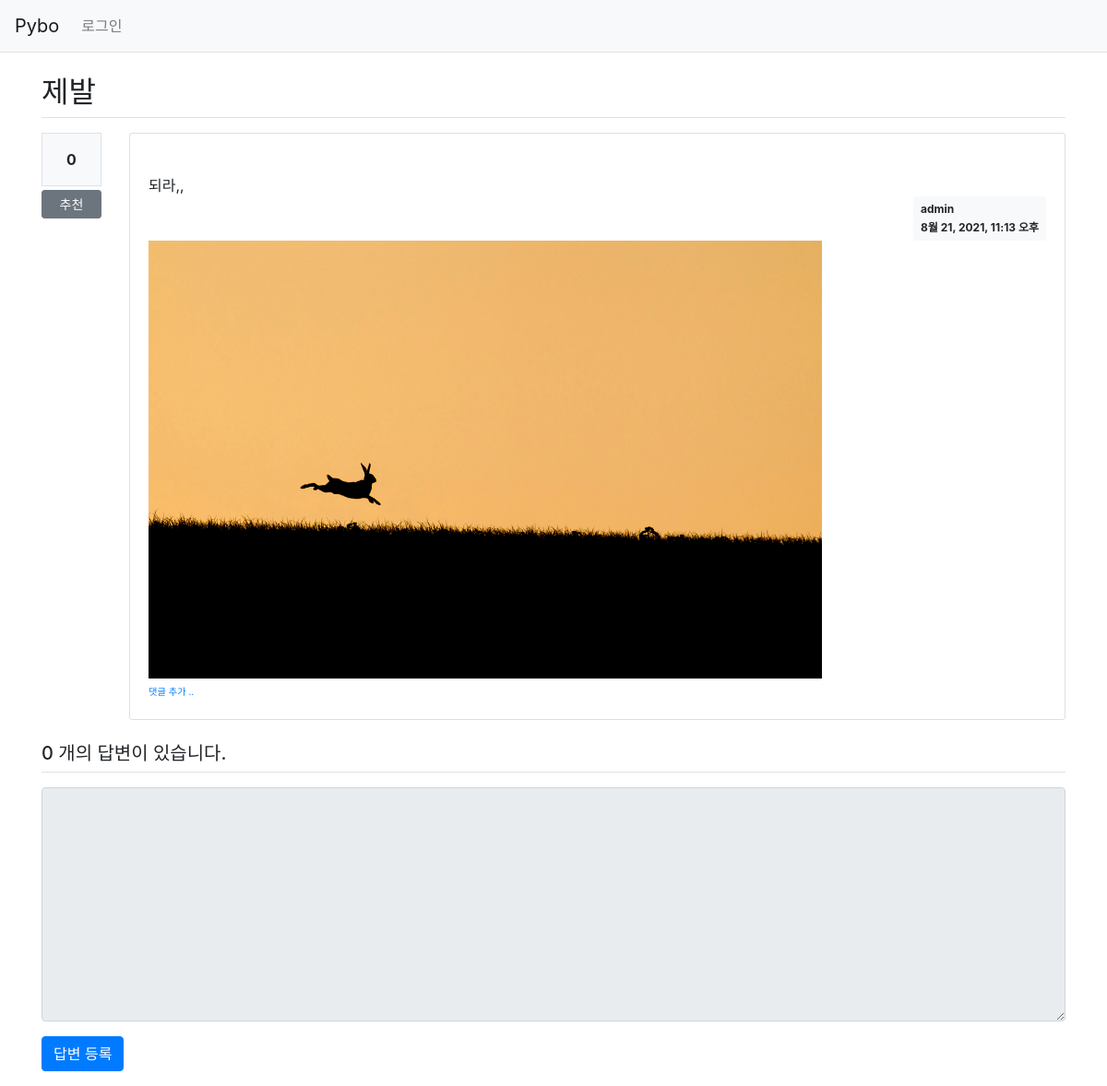
The page /pybo/308/ on the database as committed earlier.
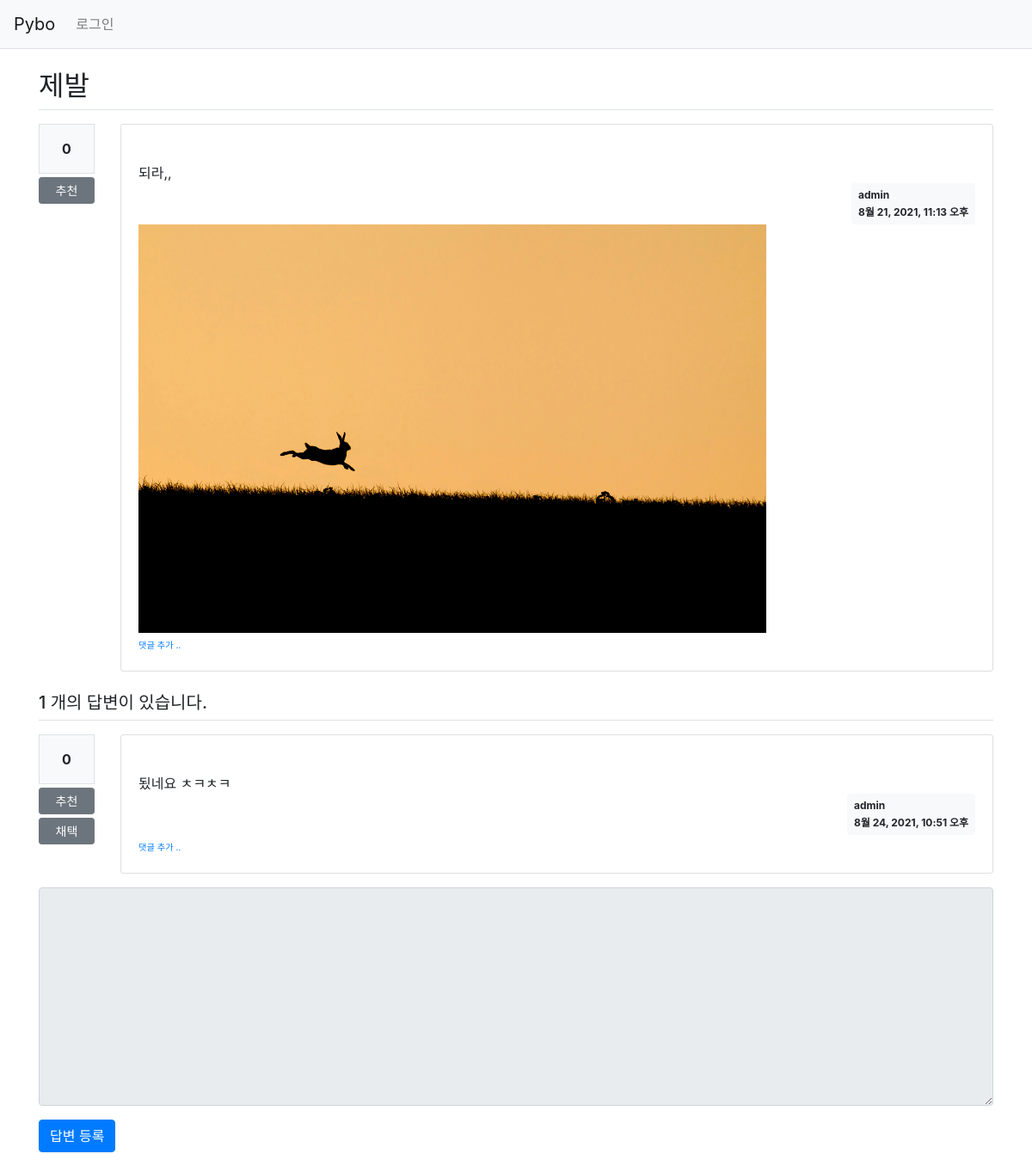
The same page on the database as committed later.
### pybo/models.py (models this page shows, shortened)
class Question(models.Model):
    author = models.ForeignKey(User, on_delete=models.CASCADE, related_name='author_question')
    subject = models.CharField(max_length = 200)
    modify_date = models.DateTimeField(null=True, blank=True)
    content = models.TextField()
    create_date = models.DateTimeField()
    voter = models.ManyToManyField(User, related_name='voter_question')
    image = models.ImageField(blank=True, upload_to='Question_media')

class Answer(models.Model):
    author = models.ForeignKey(User, on_delete=models.CASCADE, related_name='author_answer')
    question = models.ForeignKey(Question, on_delete=models.CASCADE)
    accepted = models.BooleanField(default=False)
    modify_date = models.DateTimeField(null=True, blank=True)
    content = models.TextField()
    create_date = models.DateTimeField()
    voter = models.ManyToManyField(User, related_name='voter_answer')

### pybo/views/base_views.py (the view)
# urls.py: path('<int:question_id>/', base_views.detail, name='detail'),
def detail(request, question_id):
    question = get_object_or_404(Question, pk=question_id)
    context = {'question': question}
    return render(request, 'pybo/question_detail.html', context)

### templates/pybo/question_detail.html (shortened to what this page needs)
{% extends 'base.html' %}
{% block content %}
<div class="container my-3">
    <h2 class="border-bottom py-2"> {{ question.subject }} </h2>
    <div class="row my-3">
        <div class="col-1">
            <div class="bg-light text-center p-3 border font-weight-bolder mb-1">
                {{ question.voter.count }}
            </div>
            <a href="#" data-uri="{% url 'pybo:vote_question' question.id %}"
               class="recommend btn btn-sm btn-secondary btn-block my-1">추천</a>
        </div>
        <div class="col-11">
            <div class="card">
                <div class="card-body">
                    <div class="card-text" style="white-space: pre-line;">
                        {{ question.content }}
                    </div>
                    <div class="d-flex justify-content-end">
                        <div class="badge badge-light p-2 text-left">
                            <div class="mb-2">{{ question.author.username }}</div>
                            <div>{{question.create_date}}</div>
                        </div>
                    </div>
                    {% if question.image %}
                        <img src="{{ question.image.url }}" style="width: 75%; align: center;">
                    {% endif %}
                    <div>
                        <a href="{% url 'pybo:comment_create_question' question.id %}" class="small">
                            <small>댓글 추가 ..</small>
                        </a>
                    </div>
                </div>
            </div>
        </div>
    </div>
    <h5 class="border-bottom my-3 py-2">
        {{question.answer_set.count}} 개의 답변이 있습니다.
    </h5>
    {% for answer in question.answer_set.all %}
    <div class="row my-3">
        <div class="col-1">
            <div class="bg-light text-center p-3 border font-weight-bolder mb-1">
                {{ answer.voter.count }}
            </div>
            <a href="#" data-uri="{% url 'pybo:vote_answer' answer.id %}"
               class="recommend btn btn-sm btn-secondary btn-block my-1">추천</a>
            <a href="#" data-uri="{% url 'pybo:answer_accept' answer.id %}"
               class="accept btn btn-sm btn-secondary btn-block my-1">채택</a>
        </div>
        <div class="col-11">
            <div class="card">
                <div class="card-body">
                    <div class="card-text" style="white-space: pre-line;">
                        {{ answer.content }}
                    </div>
                    <div class="d-flex justify-content-end">
                        <div class="badge badge-light p-2 text-left">
                            <div class="mb-2">{{ answer.author.username }}</div>
                            <div>{{ answer.create_date }}</div>
                        </div>
                    </div>
                    <div>
                        <a href="{% url 'pybo:comment_create_answer' answer.id %}" class="small"><small>댓글 추가 ..</small></a>
                    </div>
                </div>
            </div>
        </div>
    </div>
    {% endfor %}
    <form action="{% url 'pybo:answer_create' question.id %}" method = "post" class="my-3">
        <div class="form-group">
            <textarea name="content" id="content"
                      {% if not user.is_authenticated %} disabled {% endif %}
                      class="form-control" rows="10"></textarea>
        </div>
        <input type="submit" value="답변 등록" class="btn btn-primary">
    </form>
</div>
{% endblock %}

### templates/base.html (shortened to what this page needs)
{% load static %}
<!doctype html>
<html lang="ko">
<head>
    <link rel="stylesheet" type="text/css" href="{% static 'bootstrap.min.css' %}">
    <link rel="stylesheet" type="text/css" href="{% static 'style.css' %}">
</head>
<body>
    {% include "navbar.html" %}
    {% block content %}
    {% endblock %}
</body>
</html>

### templates/navbar.html (shortened to what this page needs)
<nav class="navbar navbar-expand-lg navbar-light bg-light border-bottom">
    <a class="navbar-brand" href="{%url 'pybo:index' %}">Pybo</a>
    <div class="collapse navbar-collapse flex-grow-0" id="navbarNav">
        <ul class="navbar-nav">
            <li class="nav-item">
                {% if user.is_authenticated %}
                    <a class="nav-item" href="{% url 'common:logout' %}">
                        {{ user.username }} (로그아웃)
                    </a>
                    <a class="nav-item" style="margin-left:10px;" href="{% url 'common:modify' user.id %}">
                        회원정보 수정
                    </a>
                {% else %}
                    <a class="nav-link" href="{% url 'common:login' %}">로그인</a>
                {% endif %}
            </li>
        </ul>
    </div>
</nav>

Rows that differ between the two databases and show on the page:
computed for Question "제발": answer_set.count "0" → "1"
added Answer: voter.count "0", content "됬네요 ㅊㅋㅊㅋ", author.username "admin", create_date "8월 24, 2021, 10:51 오후"
